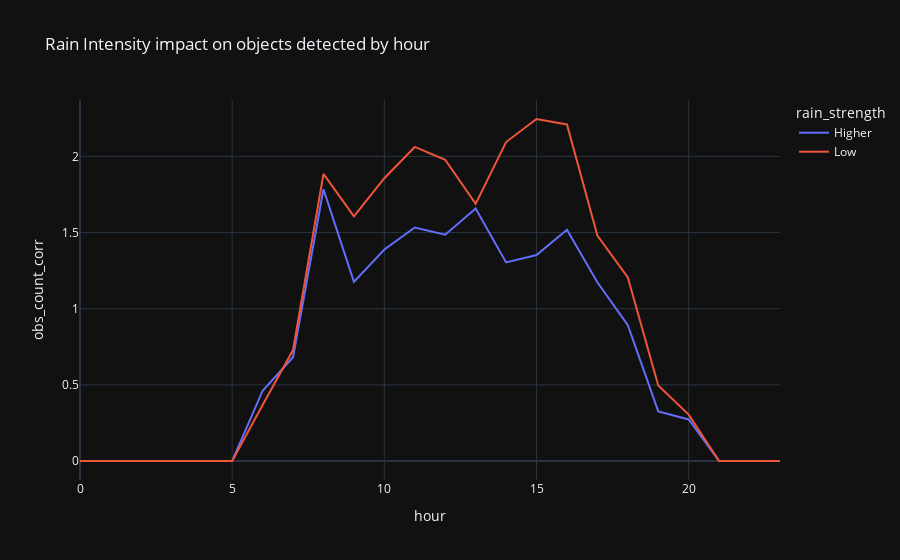

The notebook cell saved with this chart:
### Code cell
grouped = merged.groupby(['hour', 'rain_strength'])['obs_count_corr'].mean().reset_index()
px.line(grouped, y="obs_count_corr", x='hour', color="rain_strength", height=300,
        title='Rain Intensity impact on objects detected by hour')

### Figure 1 — Plotly figure (JSON) as saved in the notebook; plotly's stock layout.template omitted (floating-point values rounded to 4 significant figures)
{"data": [{"hovertemplate": "rain_strength=Higher<br>hour=%{x}<br>obs_count_corr=%{y}<extra></extra>", "legendgroup": "Higher", "line": {"color": "#636efa", "dash": "solid"}, "mode": "lines", "name": "Higher", "showlegend": true, "type": "scatter", "x": [0, 1, 2, 3, 4, 5, 6, 7, 8, 9, 10, 11, 12, 13, 14, 15, 16, 17, 18, 19, 20, 21, 22, 23], "xaxis": "x", "y": [0, 0, 0, 0, 0, 0, 0.4615, 0.6818, 1.784, 1.176, 1.389, 1.533, 1.486, 1.658, 1.304, 1.353, 1.519, 1.174, 0.8919, 0.3256, 0.2727, 0, 0, 0], "yaxis": "y"}, {"hovertemplate": "rain_strength=Low<br>hour=%{x}<br>obs_count_corr=%{y}<extra></extra>", "legendgroup": "Low", "line": {"color": "#EF553B", "dash": "solid"}, "mode": "lines", "name": "Low", "showlegend": true, "type": "scatter", "x": [0, 1, 2, 3, 4, 5, 6, 7, 8, 9, 10, 11, 12, 13, 14, 15, 16, 17, 18, 19, 20, 21, 22, 23], "xaxis": "x", "y": [0, 0, 0, 0, 0, 0, 0.3684, 0.7287, 1.885, 1.607, 1.857, 2.062, 1.978, 1.689, 2.094, 2.246, 2.21, 1.48, 1.206, 0.4961, 0.3047, 0, 0, 0], "yaxis": "y"}], "layout": {"autosize": true, "legend": {"title": {"text": "rain_strength"}, "tracegroupgap": 0}, "title": {"text": "Rain Intensity impact on objects detected by hour"}, "xaxis": {"anchor": "y", "autorange": true, "domain": [0, 1], "range": [0, 23], "title": {"text": "hour"}, "type": "linear"}, "yaxis": {"anchor": "x", "autorange": true, "domain": [0, 1], "range": [-0.1248, 2.371], "title": {"text": "obs_count_corr"}, "type": "linear"}}}
